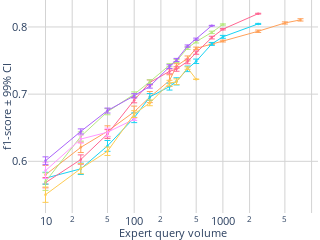

The cell this chart's notebook holds for it:
### Code cell
import plotly.graph_objects as go
from plotly.subplots import make_subplots
import numpy as np

import plotly.graph_objects as go
import plotly.express as px

dataset = 'MagicTelescope'

approaches = {
    #'EEneuralcbpside_v5': {'color': [255, 255, 0], 'label': 'EEneuralcbpside_v5'},  # Red
    'IneurAL (official)': {'color': [255, 161, 90], 'label':'IneurAL6'},                    # Yellow
    'IneurAL (less exploration)': {'color': [25, 211, 243], 'label':'IneurAL3'},                    # Cyan
    'Neuronal (official)': {'color': [255, 102, 146], 'label':'neuronal6b'},                  # Magenta
    'Neuronal (less exploration)': {'color': [182, 232, 128], 'label':'neuronal3b'},                   # Orange
    'Margin': {'color': [255, 151, 255], 'label':'margin'},
    'Cesa': {'color': [254, 203, 82], 'label':'cesa'},
    'Neural-CBP': {'color': [171, 99, 250], 'label': 'EEneuralcbpside_v6'},  # Red
}

thresholds = ['f1_10', 'f1_25', 'f1_50', 'f1_100', 'f1_150',
              'f1_250', 'f1_300', 'f1_400', 'f1_500', 'f1_750', 
              'f1_1000', 'f1_2500', 'f1_5000', 'f1_7500',]

# Create a subplot with 1 row and 2 columns
fig = make_subplots(rows=1, cols=1,) #subplot_titles=("f1-score", "# of labelled observations")

# Add your traces for the first figure to the first subplot
for approach in approaches.keys():
    # ... [your existing code for calculating mean_values, std_values, and color] ...
    mean_values = [] 
    std_values = []
    r,g,b = approaches[approach]['color']
    
    for threshold in thresholds:
        mean_value = df_mean[(df_mean['Dataset'] == dataset) & (df_mean['Approach'] == approach)][threshold].values[0]
        mean_values.append(mean_value)

        std_value = df_std[(df_std['Dataset'] == dataset) & (df_std['Approach'] == approach)][threshold].values[0]
        std_values.append( 2.575 * std_value / n_folds  )
        # std_values.append(  std_value)

    fig.add_trace(go.Scatter(
        x=[10, 25, 50, 100, 150, 250, 300, 400, 500, 750, 1000, 2500, 5000, 7500, 9000], 
        y=mean_values,
        error_y=dict(type='data', array=std_values, visible=True, thickness=1, width=3),
        line=dict(dash='solid', width=1, color='rgba({},{},{},1)'.format(r,g,b)),
        marker=dict(size=2.5),
        name=approach), 
        row=1, col=1)

# Add your traces for the second figure to the second subplot
# for approach in approaches.keys():
#     # ... [your existing code for calculating explo_value, upper, and color] ...
#     r,g,b = approaches[approach]['color']
#     explo_value = explo_final['MLP'][dataset][approach]
#     upper = explo_value + explo2_final['MLP'][dataset][approach]
#     xcoords = np.arange(0,horizon,1).tolist()

#     fig.add_trace(go.Scatter(
#         x=xcoords+xcoords[::-1], 
#         y=upper.tolist()+explo_value.tolist()[::-1],  
#         fill='toself',
#         fillcolor='rgba({},{},{},0.2)'.format(r,g,b),
#         line=dict(color='rgba({},{},{},1)'.format(r,g,b), width=0),
#         hoverinfo="skip"),
#         row=1, col=2)
    
#     fig.add_trace(go.Scatter(
#         x=xcoords, 
#         y=explo_value,
#         line=dict(dash='solid', width=2, color='rgba({},{},{},1)'.format(r,g,b)),
#         name=approach), 
#         row=1, col=2)

# Update layout and axes for the combined figure
siz = 12.5
fig.update_layout(
    width=220,  # Adjusted for two subplots
    height=180,
    plot_bgcolor='white',
    paper_bgcolor='white',
    margin=dict(l=0, r=0, t=0, b=0),
    showlegend=False
)

# Update xaxis and yaxis properties for each subplot
fig.update_xaxes(title_text="Expert query volume", row=1, col=1, gridcolor='lightgrey', tickmode='array', type="log", title_standoff=5, title_font=dict(size=siz-2), tickfont=dict(size=siz-2))
fig.update_yaxes(title_text="f1-score ± 99% CI",  row=1, col=1, gridcolor='lightgrey', #range=[0,1.05]
                 title_standoff=5, title_font=dict(size=siz-2), tickfont=dict(size=siz-2), tickvals=[0, 0.1, 0.2, 0.3, 0.4, 0.5, 0.6, 0.7, 0.8, 0.9, 1] )

# fig.update_xaxes(title_text="Round", row=1, col=2, gridcolor='lightgrey', tickmode='array', title_standoff=5, title_font=dict(size=siz-2), tickfont=dict(size=siz-2))
# fig.update_yaxes(title_text="# of labels ± 99% CI", range=[0,4.5], row=1, col=2, gridcolor='lightgrey',type="log", title_standoff=0, title_font=dict(size=siz-2), tickfont=dict(size=siz-2))

fig.show()

# Save the combined figure as a PDF
# fig.write_image("./figures/combined_{}_{}_{}.pdf".format(case, model, dataset))
fig.write_image("./cr_figures/f1_{}_{}_{}_b.pdf".format(case, model, dataset))
fig.write_image("./cr_figures/f1_{}_{}_{}_b.pdf".format(case, model, dataset))

### Figure 1 — Plotly figure (JSON) as saved in the notebook; plotly's stock layout.template omitted (floating-point values rounded to 4 significant figures)
{"data": [{"error_y": {"array": [0.01402, 0.007733, 0.008123, 0.008463, 0.008299, 0.008647, 0.003462, 0.00364, 0.001872, 0.001392, 0.001337, 0.001761, 0.001615, 0.001729], "thickness": 1, "type": "data", "visible": true, "width": 3}, "line": {"color": "rgba(255,161,90,1)", "dash": "solid", "width": 1}, "marker": {"size": 2.5}, "name": "IneurAL (official)", "type": "scatter", "x": [10, 25, 50, 100, 150, 250, 300, 400, 500, 750, 1000, 2500, 5000, 7500, 9000], "xaxis": "x", "y": [0.5799, 0.6208, 0.6447, 0.6737, 0.6956, 0.7202, 0.7419, 0.7532, 0.7682, 0.7751, 0.779, 0.7936, 0.8059, 0.8105], "yaxis": "y"}, {"error_y": {"array": [0.008755, 0.008491, 0.008074, 0.0072, 0.005135, 0.005145, 0.00534, 0.004135, 0.003311, 0.002165, 0.002163, 0.0007468, null, null], "thickness": 1, "type": "data", "visible": true, "width": 3}, "line": {"color": "rgba(25,211,243,1)", "dash": "solid", "width": 1}, "marker": {"size": 2.5}, "name": "IneurAL (less exploration)", "type": "scatter", "x": [10, 25, 50, 100, 150, 250, 300, 400, 500, 750, 1000, 2500, 5000, 7500, 9000], "xaxis": "x", "y": [0.5749, 0.5888, 0.6229, 0.6648, 0.6958, 0.7112, 0.719, 0.7377, 0.7489, 0.7748, 0.7853, 0.8045, null, null], "yaxis": "y"}, {"error_y": {"array": [0.007723, 0.006936, 0.006568, 0.003966, 0.00371, 0.003613, 0.003332, 0.003458, 0.002436, 0.002002, 0.001119, 0.0005504, null, null], "thickness": 1, "type": "data", "visible": true, "width": 3}, "line": {"color": "rgba(255,102,146,1)", "dash": "solid", "width": 1}, "marker": {"size": 2.5}, "name": "Neuronal (official)", "type": "scatter", "x": [10, 25, 50, 100, 150, 250, 300, 400, 500, 750, 1000, 2500, 5000, 7500, 9000], "xaxis": "x", "y": [0.5682, 0.6027, 0.6406, 0.6911, 0.7174, 0.7339, 0.7374, 0.7487, 0.7618, 0.7842, 0.7967, 0.8198, null, null], "yaxis": "y"}, {"error_y": {"array": [0.01307, 0.006866, 0.004573, 0.003565, 0.002913, 0.002261, 0.002199, 0.002024, 0.001963, 0.001807, 0.0009258, null, null, null], "thickness": 1, "type": "data", "visible": true, "width": 3}, "line": {"color": "rgba(182,232,128,1)", "dash": "solid", "width": 1}, "marker": {"size": 2.5}, "name": "Neuronal (less exploration)", "type": "scatter", "x": [10, 25, 50, 100, 150, 250, 300, 400, 500, 750, 1000, 2500, 5000, 7500, 9000], "xaxis": "x", "y": [0.5698, 0.637, 0.6739, 0.6998, 0.7185, 0.7431, 0.7492, 0.7687, 0.7781, 0.7919, 0.8037, null, null, null], "yaxis": "y"}, {"error_y": {"array": [0.0118, 0.006009, 0.006142, 0.001754, null, null, null, null, null, null, null, null, null, null], "thickness": 1, "type": "data", "visible": true, "width": 3}, "line": {"color": "rgba(255,151,255,1)", "dash": "solid", "width": 1}, "marker": {"size": 2.5}, "name": "Margin", "type": "scatter", "x": [10, 25, 50, 100, 150, 250, 300, 400, 500, 750, 1000, 2500, 5000, 7500, 9000], "xaxis": "x", "y": [0.5862, 0.6331, 0.6433, 0.6626, null, null, null, null, null, null, null, null, null, null], "yaxis": "y"}, {"error_y": {"array": [0.0114, 0.007492, 0.006225, 0.005049, 0.004242, 0.004273, 0.004259, 0.001797, null, null, null, null, null, null], "thickness": 1, "type": "data", "visible": true, "width": 3}, "line": {"color": "rgba(254,203,82,1)", "dash": "solid", "width": 1}, "marker": {"size": 2.5}, "name": "Cesa", "type": "scatter", "x": [10, 25, 50, 100, 150, 250, 300, 400, 500, 750, 1000, 2500, 5000, 7500, 9000], "xaxis": "x", "y": [0.5503, 0.5891, 0.615, 0.6704, 0.687, 0.7163, 0.7185, 0.7388, 0.7222, null, null, null, null, null], "yaxis": "y"}, {"error_y": {"array": [0.005786, 0.003764, 0.003718, 0.003208, 0.002772, 0.002735, 0.002291, 0.001665, 0.001552, 0.0004491, null, null, null, null], "thickness": 1, "type": "data", "visible": true, "width": 3}, "line": {"color": "rgba(171,99,250,1)", "dash": "solid", "width": 1}, "marker": {"size": 2.5}, "name": "Neural-CBP", "type": "scatter", "x": [10, 25, 50, 100, 150, 250, 300, 400, 500, 750, 1000, 2500, 5000, 7500, 9000], "xaxis": "x", "y": [0.6009, 0.6445, 0.6756, 0.6975, 0.7117, 0.741, 0.7509, 0.7716, 0.7818, 0.802, null, null, null, null], "yaxis": "y"}], "layout": {"height": 180, "margin": {"b": 0, "l": 0, "r": 0, "t": 0}, "paper_bgcolor": "white", "plot_bgcolor": "white", "showlegend": false, "width": 220, "xaxis": {"anchor": "y", "domain": [0, 1], "gridcolor": "lightgrey", "tickfont": {"size": 10.5}, "tickmode": "array", "title": {"font": {"size": 10.5}, "standoff": 5, "text": "Expert query volume"}, "type": "log"}, "yaxis": {"anchor": "x", "domain": [0, 1], "gridcolor": "lightgrey", "tickfont": {"size": 10.5}, "tickvals": [0, 0.1, 0.2, 0.3, 0.4, 0.5, 0.6, 0.7, 0.8, 0.9, 1], "title": {"font": {"size": 10.5}, "standoff": 5, "text": "f1-score ± 99% CI"}}}}
